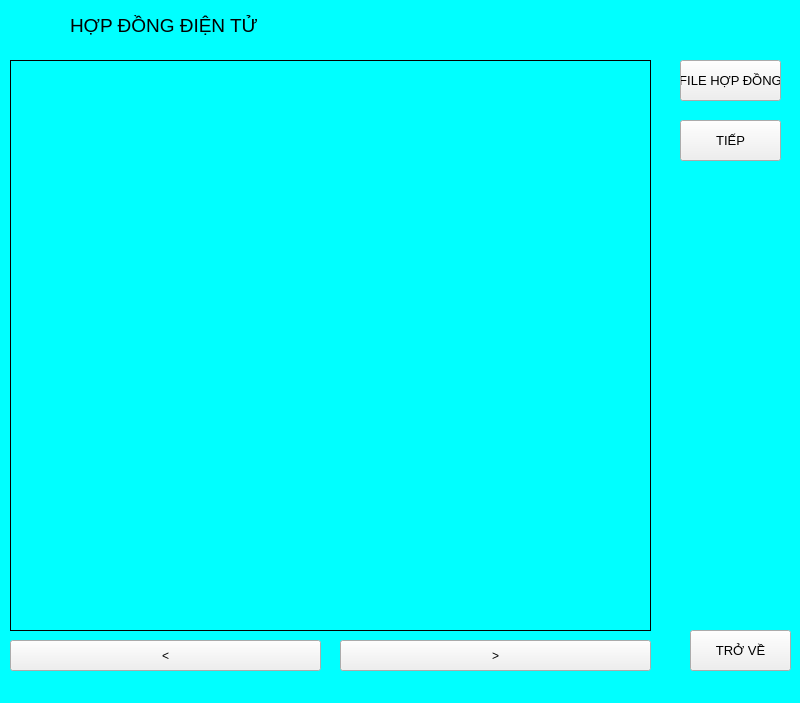
<?xml version="1.0" encoding="UTF-8"?>
<ui version="4.0">
 <class>TaoHopDongWindow</class>
 <widget class="QMainWindow" name="TaoHopDongWindow">
  <property name="geometry">
   <rect>
    <x>0</x>
    <y>0</y>
    <width>800</width>
    <height>703</height>
   </rect>
  </property>
  <property name="windowTitle">
   <string>MainWindow</string>
  </property>
  <property name="styleSheet">
   <string notr="true">
QMainWindow{
 border-image: url(:/background/image/Nen-xanh-duong-pastel.ng.jpg);
background-color: rgb(0, 255, 255);
}
</string>
  </property>
  <widget class="QWidget" name="centralwidget">
   <widget class="QPushButton" name="pushButton_FileHopDong">
    <property name="geometry">
     <rect>
      <x>680</x>
      <y>60</y>
      <width>101</width>
      <height>41</height>
     </rect>
    </property>
    <property name="font">
     <font>
      <pointsize>10</pointsize>
     </font>
    </property>
    <property name="text">
     <string>FILE HỢP ĐỒNG</string>
    </property>
   </widget>
   <widget class="QPushButton" name="pushButton_trove">
    <property name="geometry">
     <rect>
      <x>690</x>
      <y>630</y>
      <width>101</width>
      <height>41</height>
     </rect>
    </property>
    <property name="font">
     <font>
      <pointsize>10</pointsize>
     </font>
    </property>
    <property name="text">
     <string>TRỞ VỀ</string>
    </property>
   </widget>
   <widget class="QLabel" name="label_ManHinh">
    <property name="geometry">
     <rect>
      <x>10</x>
      <y>60</y>
      <width>641</width>
      <height>571</height>
     </rect>
    </property>
    <property name="frameShape">
     <enum>QFrame::Box</enum>
    </property>
    <property name="text">
     <string/>
    </property>
    <property name="scaledContents">
     <bool>true</bool>
    </property>
   </widget>
   <widget class="QPushButton" name="pushButton_back">
    <property name="geometry">
     <rect>
      <x>10</x>
      <y>640</y>
      <width>311</width>
      <height>31</height>
     </rect>
    </property>
    <property name="text">
     <string>&lt;</string>
    </property>
   </widget>
   <widget class="QPushButton" name="pushButton_next">
    <property name="geometry">
     <rect>
      <x>340</x>
      <y>640</y>
      <width>311</width>
      <height>31</height>
     </rect>
    </property>
    <property name="text">
     <string>&gt;</string>
    </property>
   </widget>
   <widget class="QLabel" name="label_5">
    <property name="geometry">
     <rect>
      <x>10</x>
      <y>10</y>
      <width>47</width>
      <height>31</height>
     </rect>
    </property>
    <property name="text">
     <string/>
    </property>
    <property name="pixmap">
     <pixmap>image/HYde (1).png</pixmap>
    </property>
    <property name="scaledContents">
     <bool>true</bool>
    </property>
   </widget>
   <widget class="QLabel" name="label">
    <property name="geometry">
     <rect>
      <x>70</x>
      <y>10</y>
      <width>191</width>
      <height>31</height>
     </rect>
    </property>
    <property name="font">
     <font>
      <pointsize>14</pointsize>
     </font>
    </property>
    <property name="text">
     <string>HỢP ĐỒNG ĐIỆN TỬ</string>
    </property>
   </widget>
   <widget class="QPushButton" name="pushButton_GuHopDong">
    <property name="geometry">
     <rect>
      <x>680</x>
      <y>120</y>
      <width>101</width>
      <height>41</height>
     </rect>
    </property>
    <property name="font">
     <font>
      <pointsize>10</pointsize>
     </font>
    </property>
    <property name="text">
     <string>TIẾP</string>
    </property>
   </widget>
  </widget>
  <widget class="QMenuBar" name="menubar">
   <property name="geometry">
    <rect>
     <x>0</x>
     <y>0</y>
     <width>800</width>
     <height>21</height>
    </rect>
   </property>
  </widget>
 </widget>
 <resources/>
 <connections/>
</ui>
